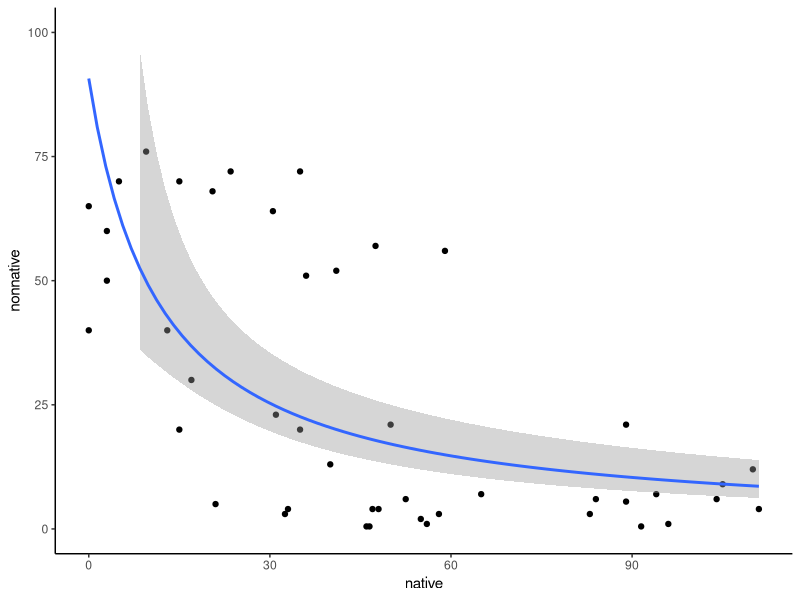
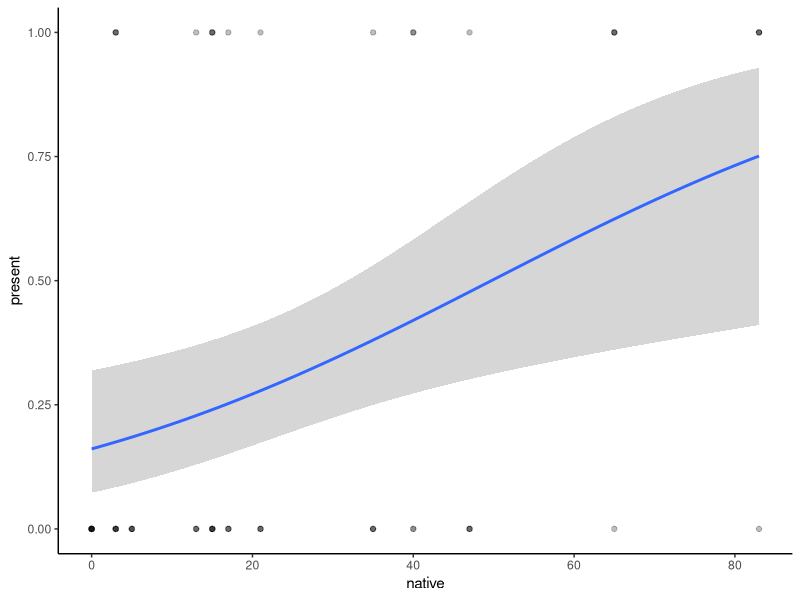
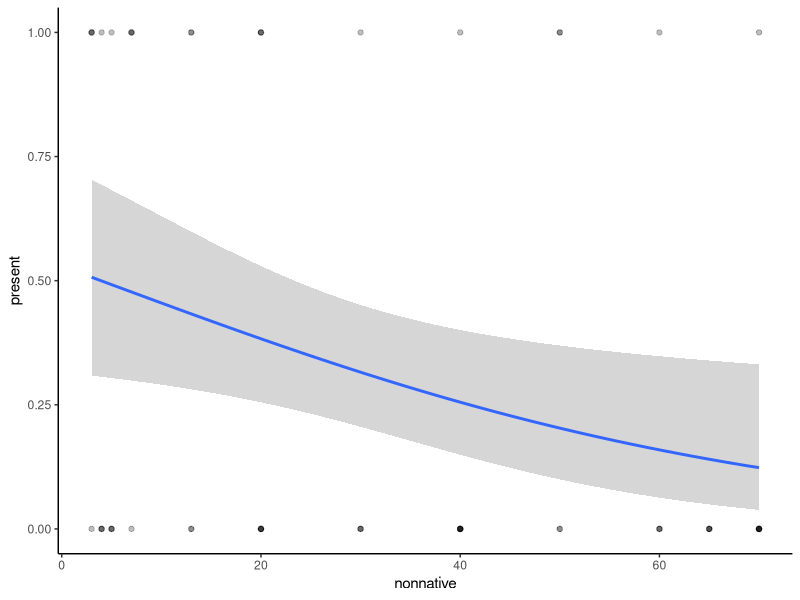
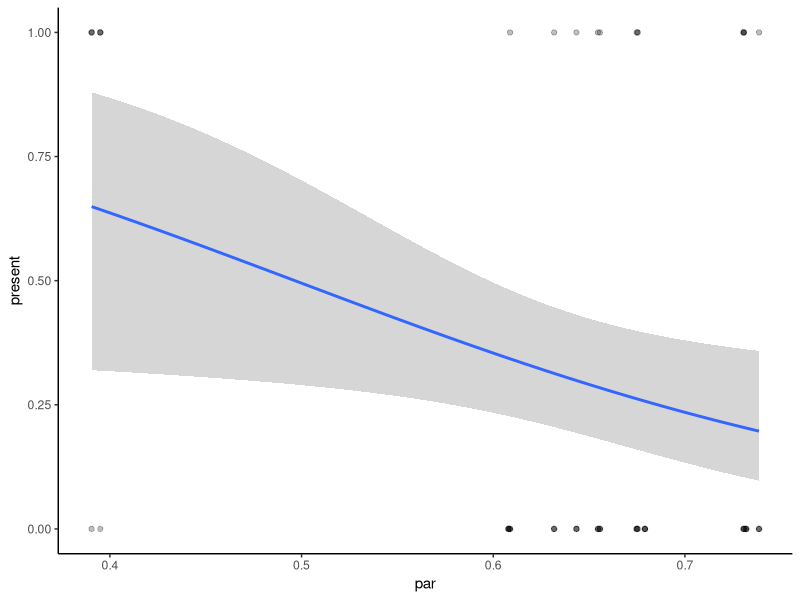
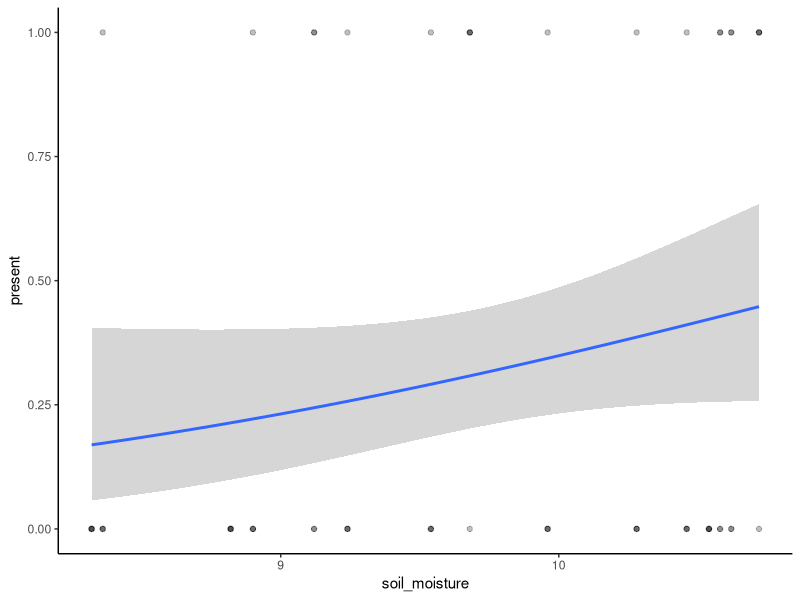
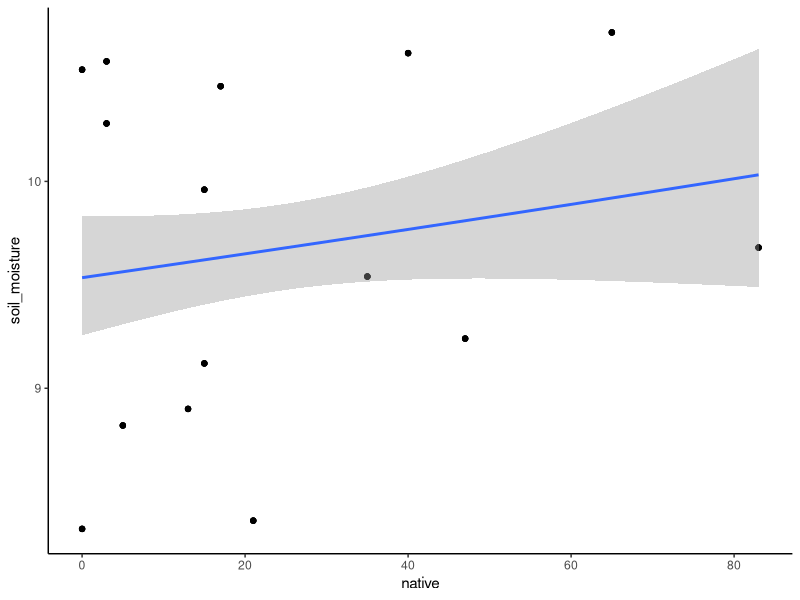

Write the R code that produced these figures, in order.
## ---- chunk 1
knitr::opts_chunk$set(echo = TRUE)
library(here)
library(tidyverse)
library(lubridate)
## ---- chunk 2
percent_cover <- read.csv(here("data", "clean_data", "percent_cover_clean.csv")) %>% 
  filter(!species %in% c("Chaparral", "Sage")) %>% 
  mutate(group = case_when(group %in% c("all avena", "non native herb") ~ "nonnative",
                           group %in% c("chaparral", "native herb", "sage", "") ~ "native",
                           T ~ group),
         date = ymd(date)) %>% 
  select(!species & !X) %>% 
  group_by(plot, group, date) %>% 
  reframe(percent_cover = sum(percent_cover)) %>% 
  pivot_wider(names_from = group, values_from = percent_cover) %>% 
  drop_na()
natural_recruitment <- read.csv(here("data", "raw_data", "natural_recruitment.csv")) %>% 
  mutate(date = mdy(date)) %>% 
  left_join(percent_cover, by = c("plot", "date"))

par <- read.csv(here("data", "clean_data", "par_clean.csv")) %>% 
  filter(date == "2023-09-25") %>% 
  group_by(plot) %>% 
  reframe(par = mean(par))

soil_moisture <- read.csv(here("data", "clean_data", "soil_moisture_clean.csv")) %>% 
  filter(date == "2023-09-25") %>% 
  group_by(plot) %>% 
  reframe(soil_moisture = mean(soil_moisture))
natural_recruitment_enviro <- natural_recruitment %>% 
  left_join(par, by = "plot") %>% 
  left_join(soil_moisture, by = "plot")

summary(glm(nonnative ~ native, family = Gamma, data = percent_cover))
ggplot(percent_cover, aes(x = native, y = nonnative)) +
  geom_point() +
  geom_smooth(method = glm, 
              method.args = list("Gamma")) +
  theme_classic()+ 
  ylim(0,100)

summary(glm(present~native, family = "binomial", data = natural_recruitment))
summary(glm(present~nonnative, family = "binomial", data = natural_recruitment))

ggplot(natural_recruitment, aes(x = native, y = present)) +
  geom_point(alpha = 0.25)+
  geom_smooth(method = glm, 
              method.args = list("binomial")) +
  theme_classic()

ggplot(natural_recruitment, aes(x = nonnative, y = present)) +
  geom_point(alpha = 0.25)+
  geom_smooth(method = glm, 
              method.args = list("binomial")) +
  theme_classic()
## ---- chunk 3
summary(glm(present~par, family = "binomial", data = natural_recruitment_enviro))
summary(glm(present~soil_moisture , family = "binomial", data = natural_recruitment_enviro))
summary(glm(present~par + native, family = "binomial", data = natural_recruitment_enviro))

ggplot(natural_recruitment_enviro, aes(x = par, y = present)) +
  geom_point(alpha = 0.25)+
  geom_smooth(method = glm,
              method.args = list("binomial")) +
  theme_classic()

ggplot(natural_recruitment_enviro, aes(x = soil_moisture, y = present)) +
  geom_point(alpha = 0.25)+
  geom_smooth(method = glm,
              method.args = list("binomial")) +
  theme_classic()

summary(glm(soil_moisture~native, family = "Gamma", data = natural_recruitment_enviro))

ggplot(natural_recruitment_enviro, aes(x = native, y = soil_moisture)) +
  geom_point()+
  geom_smooth(method = "glm",
              method.args = list("Gamma"))+
  theme_classic()
